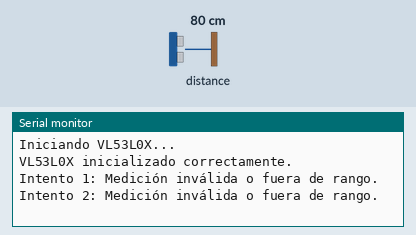
This sketch was run on a simulated Arduino Uno, built with avr-gcc and run on an emulated ATmega328P. On the bench: the last lines printed to the serial monitor. The test bench sets the inputs (shaded band); at power-on: distance to the obstacle 80 cm.

Above: at 1.8 s.
1.9 s: distance to the obstacle set to 2 cm
At 2.9 s:
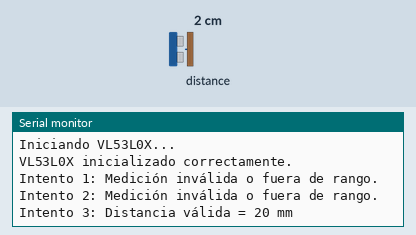
4.6 s: distance to the obstacle set to 4 cm
At 5.5 s:
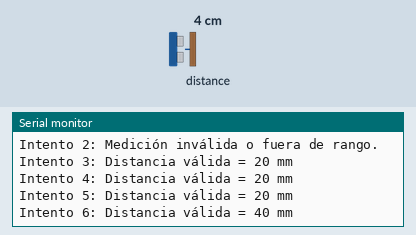
Timing chart, 0 to 7.6 s (numbered marks = the images above; inputs shaded):
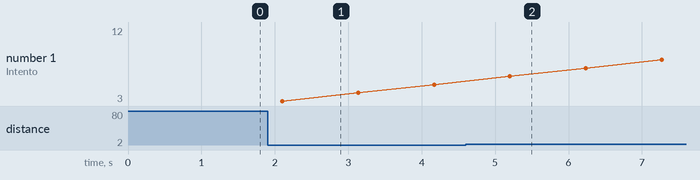

The sketch:

media_vl53l0x.ino
```cpp
#include <Adafruit_VL53L0X.h>
#include <Wire.h>

// Crear una instancia del sensor
Adafruit_VL53L0X lox = Adafruit_VL53L0X();

void setup() {
  Serial.begin(115200);
  Serial.println("Iniciando VL53L0X...");

  // Intentar inicializar el sensor en un bucle
  while (!lox.begin()) {
    Serial.println("¡Error al inicializar el VL53L0X! Verifique la conexión.");
    delay(1000); // Esperar 1 segundo antes de intentar nuevamente
  }

  Serial.println("VL53L0X inicializado correctamente.");
}

void loop() {
  const int maxIntentos = 20;
  const int limiteMedicion = 500; // Límite de distancia válida (mm)
  int medicionesValidas = 0;
  long sumaMediciones = 0;

  for (int intento = 1; intento <= maxIntentos; ++intento) {
    VL53L0X_RangingMeasurementData_t measure;

    // Leer la distancia
    lox.rangingTest(&measure, false);

    if (measure.RangeStatus != 4 && measure.RangeMilliMeter <= limiteMedicion) {
      // Medición válida
      sumaMediciones += measure.RangeMilliMeter;
      medicionesValidas++;
      Serial.print("Intento ");
      Serial.print(intento);
      Serial.print(": Distancia válida = ");
      Serial.print(measure.RangeMilliMeter);
      Serial.println(" mm");
    } else {
      // Medición inválida
      Serial.print("Intento ");
      Serial.print(intento);
      Serial.println(": Medición inválida o fuera de rango.");
    }

    delay(1000); // Esperar 1 segundo entre intentos
  }

  // Calcular y mostrar la media
  if (medicionesValidas > 0) {
    float media = (float)sumaMediciones / medicionesValidas;
    Serial.print("Media de las mediciones válidas: ");
    Serial.print(media);
    Serial.println(" mm");
  } else {
    Serial.println("No se obtuvieron mediciones válidas.");
  }

  delay(5000); // Esperar 5 segundos antes de reiniciar el bucle
}
```

Measured:
- after the input at 1.9 s, the serial monitor: prints a new line after 0.20 s (image 1)
- after the input at 4.6 s, the serial monitor: prints a new line after 0.60 s (image 2)
